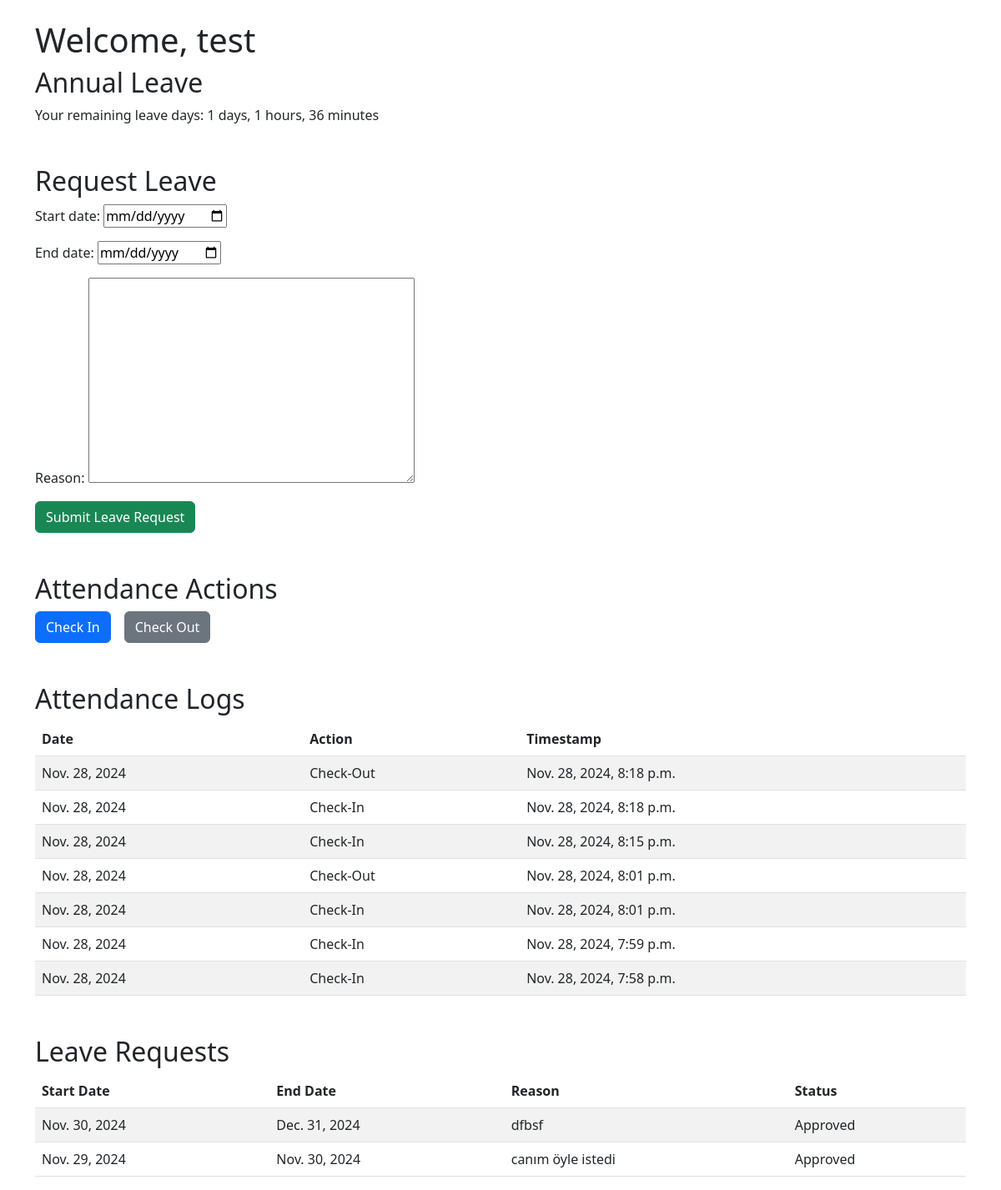
The page /employee/ (signed in) on the database as committed earlier.
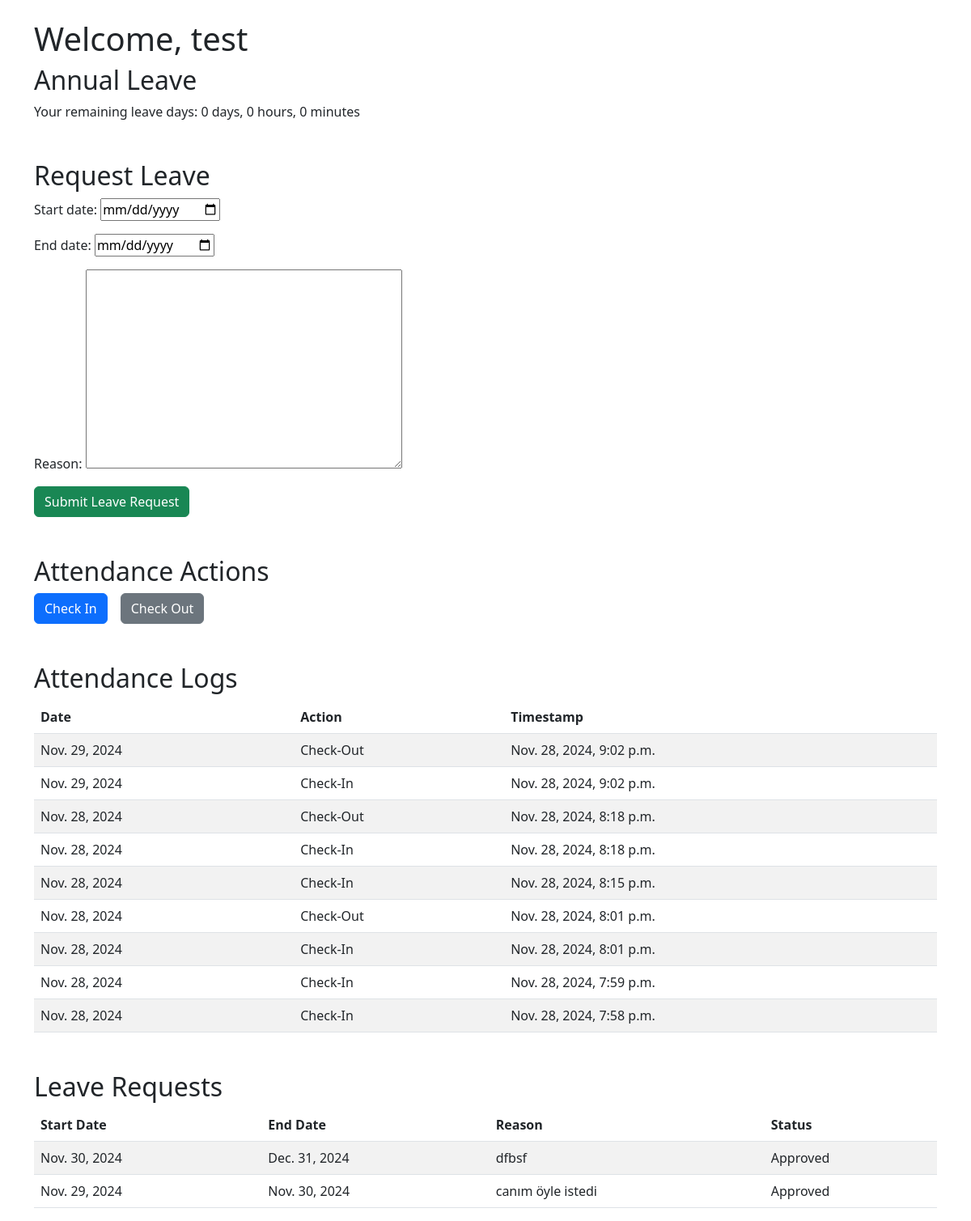
The same page on the database as committed later.
### dashboard/models.py (models this page shows, shortened)
class AttendanceLog(models.Model):
    attendance = models.ForeignKey(Attendance, on_delete=models.CASCADE, related_name='logs')  # Attendance ile ilişki
    timestamp = models.DateTimeField(auto_now_add=True)  # Zaman damgası
    action = models.CharField(max_length=10, choices=[('Check-In', 'Check-In'), ('Check-Out', 'Check-Out')])

class Attendance(models.Model):
    employee = models.ForeignKey(User, on_delete=models.CASCADE)  # Kullanıcı modeli ile ilişki
    date = models.DateField()  # Tarih

class LeaveRequest(models.Model):
    STATUS_CHOICES = [
        ('Pending', 'Pending'),
        ('Approved', 'Approved'),
        ('Rejected', 'Rejected'),
    ]
    employee = models.ForeignKey(User, on_delete=models.CASCADE)  # Kullanıcı ile ilişkilendirme
    start_date = models.DateField()  # İzin başlangıç tarihi
    end_date = models.DateField()  # İzin bitiş tarihi
    reason = models.TextField()  # İzin nedeni
    status = models.CharField(max_length=20, choices=STATUS_CHOICES, default='Pending')  # Talep durumu

### dashboard/views.py (the view)
# urls.py: path('employee/', views.employee, name='employee_page'),
@login_required
def employee(request):
    if request.method == 'POST':
        form = LeaveRequestForm(request.POST)
        if form.is_valid():
            leave_request = form.save(commit=False)
            leave_request.employee = request.user
            leave_request.save()
            return redirect('employee_page')
    else:
        form = LeaveRequestForm()
    leave_requests = LeaveRequest.objects.filter(employee=request.user).order_by('-start_date')
    attendance_logs = AttendanceLog.objects.filter(attendance__employee=request.user).order_by('-timestamp')
    profile = EmployeeProfile.objects.get(user=request.user)
    formatted_leave_days = format_leave_days(profile.annual_leave_days)
    context = {
        'form': form,
        'leave_requests': leave_requests,
        'attendance_logs': attendance_logs,
        'formatted_leave_days': formatted_leave_days,
    }
    return render(request, 'dashboard/employee.html', context)

### dashboard/forms.py
class LeaveRequestForm(forms.ModelForm):
    class Meta:
        model = LeaveRequest
        fields = ['start_date', 'end_date', 'reason']
        widgets = {
            'start_date': forms.DateInput(attrs={'type': 'date'}),
            'end_date': forms.DateInput(attrs={'type': 'date'}),
        }

### dashboard/views.py (called while the page is built)
def format_leave_days(leave_days):
    if leave_days < 0:
        leave_days = 0
    total_minutes = leave_days * 8 * 60
    days = total_minutes // (8 * 60)
    hours = (total_minutes % (8 * 60)) // 60
    minutes = total_minutes % 60
    return f"{int(days)} days, {int(hours)} hours, {int(minutes)} minutes"

### templates/dashboard/employee.html (shortened to what this page needs)
{% extends 'partials/base.html' %}
{% block content %}
<div class="container mt-4">
    <h1>Welcome, {{ user.username }}</h1>
    <section>
        <h2>Annual Leave</h2>
        <p>Your remaining leave days: {{ formatted_leave_days }}</p>
    </section>
    <section class="mt-5">
        <h2>Request Leave</h2>
        <form method="post">
            {{ form.as_p }}
            <button type="submit" class="btn btn-success">Submit Leave Request</button>
        </form>
    </section>
    <section class="mt-5">
        <h2>Attendance Actions</h2>
        <div class="d-flex gap-3">
            <a href="{% url 'check_in' %}" class="btn btn-primary">Check In</a>
            <a href="{% url 'check_out' %}" class="btn btn-secondary">Check Out</a>
        </div>
    </section>
    <section class="mt-5">
        <h2>Attendance Logs</h2>
        <table class="table table-striped">
            <thead>
                <tr>
                    <th>Date</th>
                    <th>Action</th>
                    <th>Timestamp</th>
                </tr>
            </thead>
            <tbody>
                {% for log in attendance_logs %}
                <tr>
                    <td>{{ log.attendance.date }}</td>
                    <td>{{ log.action }}</td>
                    <td>{{ log.timestamp }}</td>
                </tr>
                {% empty %}
                <tr>
                    <td colspan="3" class="text-center">No attendance records found.</td>
                </tr>
                {% endfor %}
            </tbody>
        </table>
    </section>
    <section class="mt-5">
        <h2>Leave Requests</h2>
        <table class="table table-striped">
            <thead>
                <tr>
                    <th>Start Date</th>
                    <th>End Date</th>
                    <th>Reason</th>
                    <th>Status</th>
                </tr>
            </thead>
            <tbody>
                {% for leave in leave_requests %}
                <tr>
                    <td>{{ leave.start_date }}</td>
                    <td>{{ leave.end_date }}</td>
                    <td>{{ leave.reason }}</td>
                    <td>{{ leave.status }}</td>
                </tr>
                {% empty %}
                <tr>
                    <td colspan="4" class="text-center">No leave requests found.</td>
                </tr>
                {% endfor %}
            </tbody>
        </table>
    </section>
</div>
{% endblock %}

Rows that differ between the two databases and show on the page:
added AttendanceLog: attendance "Nov. 29, 2024", action "Check-Out", timestamp "Nov. 28, 2024, 9:02 p.m."
added AttendanceLog: attendance "Nov. 29, 2024", action "Check-In", timestamp "Nov. 28, 2024, 9:02 p.m."
Other text that changed with them:
text no longer shown: "1 days, 1 hours, 36 minutes"
text now shown: "0 days, 0 hours, 0 minutes"
